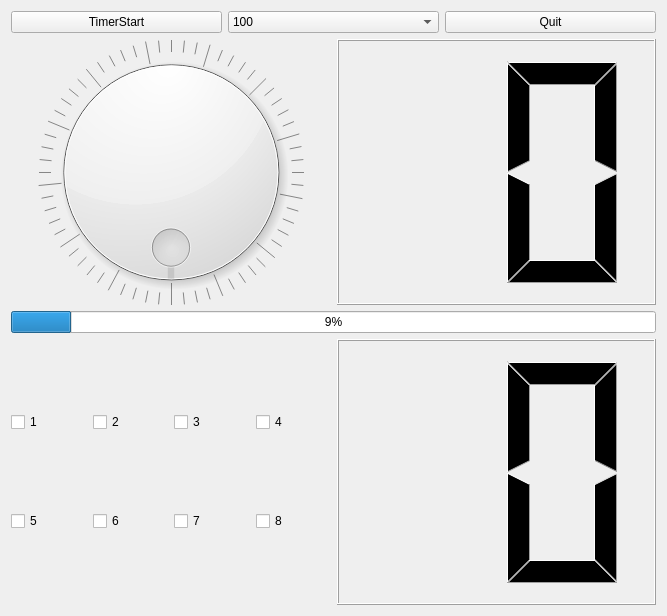
<?xml version="1.0" encoding="UTF-8"?>
<ui version="4.0">
 <class>Tab1DevControl</class>
 <widget class="QWidget" name="Tab1DevControl">
  <property name="geometry">
   <rect>
    <x>0</x>
    <y>0</y>
    <width>667</width>
    <height>616</height>
   </rect>
  </property>
  <property name="windowTitle">
   <string>Form</string>
  </property>
  <layout class="QVBoxLayout" name="verticalLayout" stretch="1,4,1,4">
   <item>
    <layout class="QHBoxLayout" name="horizontalLayout" stretch="0,0,0">
     <item>
      <widget class="QPushButton" name="pPBtimerStart">
       <property name="text">
        <string>TimerStart</string>
       </property>
       <property name="checkable">
        <bool>true</bool>
       </property>
       <property name="checked">
        <bool>false</bool>
       </property>
      </widget>
     </item>
     <item>
      <widget class="QComboBox" name="pCBtimerValue">
       <item>
        <property name="text">
         <string>100</string>
        </property>
       </item>
       <item>
        <property name="text">
         <string>200</string>
        </property>
       </item>
       <item>
        <property name="text">
         <string>500</string>
        </property>
       </item>
       <item>
        <property name="text">
         <string>1000</string>
        </property>
       </item>
       <item>
        <property name="text">
         <string>2000</string>
        </property>
       </item>
      </widget>
     </item>
     <item>
      <widget class="QPushButton" name="pPBappQuit">
       <property name="text">
        <string>Quit</string>
       </property>
      </widget>
     </item>
    </layout>
   </item>
   <item>
    <layout class="QHBoxLayout" name="horizontalLayout_2">
     <item>
      <widget class="QDial" name="pDialLed">
       <property name="maximum">
        <number>255</number>
       </property>
       <property name="tracking">
        <bool>true</bool>
       </property>
       <property name="wrapping">
        <bool>true</bool>
       </property>
       <property name="notchesVisible">
        <bool>true</bool>
       </property>
      </widget>
     </item>
     <item>
      <widget class="QLCDNumber" name="pLCDNumberLed">
       <property name="smallDecimalPoint">
        <bool>false</bool>
       </property>
       <property name="digitCount">
        <number>2</number>
       </property>
       <property name="mode">
        <enum>QLCDNumber::Hex</enum>
       </property>
       <property name="segmentStyle">
        <enum>QLCDNumber::Filled</enum>
       </property>
      </widget>
     </item>
    </layout>
   </item>
   <item>
    <layout class="QHBoxLayout" name="horizontalLayout_4">
     <item>
      <widget class="QProgressBar" name="pProgressBarLed">
       <property name="maximum">
        <number>255</number>
       </property>
       <property name="value">
        <number>24</number>
       </property>
      </widget>
     </item>
    </layout>
   </item>
   <item>
    <layout class="QHBoxLayout" name="horizontalLayout_3" stretch="1,1">
     <item>
      <layout class="QGridLayout" name="pGRkey">
       <item row="0" column="0">
        <widget class="QCheckBox" name="pCBkey1">
         <property name="text">
          <string>1</string>
         </property>
        </widget>
       </item>
       <item row="1" column="3">
        <widget class="QCheckBox" name="pCBkey8">
         <property name="text">
          <string>8</string>
         </property>
        </widget>
       </item>
       <item row="0" column="1">
        <widget class="QCheckBox" name="pCBkey2">
         <property name="text">
          <string>2</string>
         </property>
        </widget>
       </item>
       <item row="1" column="0">
        <widget class="QCheckBox" name="pCBkey5">
         <property name="text">
          <string>5</string>
         </property>
        </widget>
       </item>
       <item row="1" column="1">
        <widget class="QCheckBox" name="pCBkey6">
         <property name="text">
          <string>6</string>
         </property>
        </widget>
       </item>
       <item row="1" column="2">
        <widget class="QCheckBox" name="pCBkey7">
         <property name="text">
          <string>7</string>
         </property>
        </widget>
       </item>
       <item row="0" column="2">
        <widget class="QCheckBox" name="pCBkey3">
         <property name="text">
          <string>3</string>
         </property>
        </widget>
       </item>
       <item row="0" column="3">
        <widget class="QCheckBox" name="pCBkey4">
         <property name="text">
          <string>4</string>
         </property>
        </widget>
       </item>
      </layout>
     </item>
     <item>
      <widget class="QLCDNumber" name="pLcdNumberKey">
       <property name="smallDecimalPoint">
        <bool>false</bool>
       </property>
       <property name="digitCount">
        <number>2</number>
       </property>
       <property name="mode">
        <enum>QLCDNumber::Hex</enum>
       </property>
       <property name="segmentStyle">
        <enum>QLCDNumber::Filled</enum>
       </property>
      </widget>
     </item>
    </layout>
   </item>
  </layout>
 </widget>
 <resources/>
 <connections/>
</ui>
